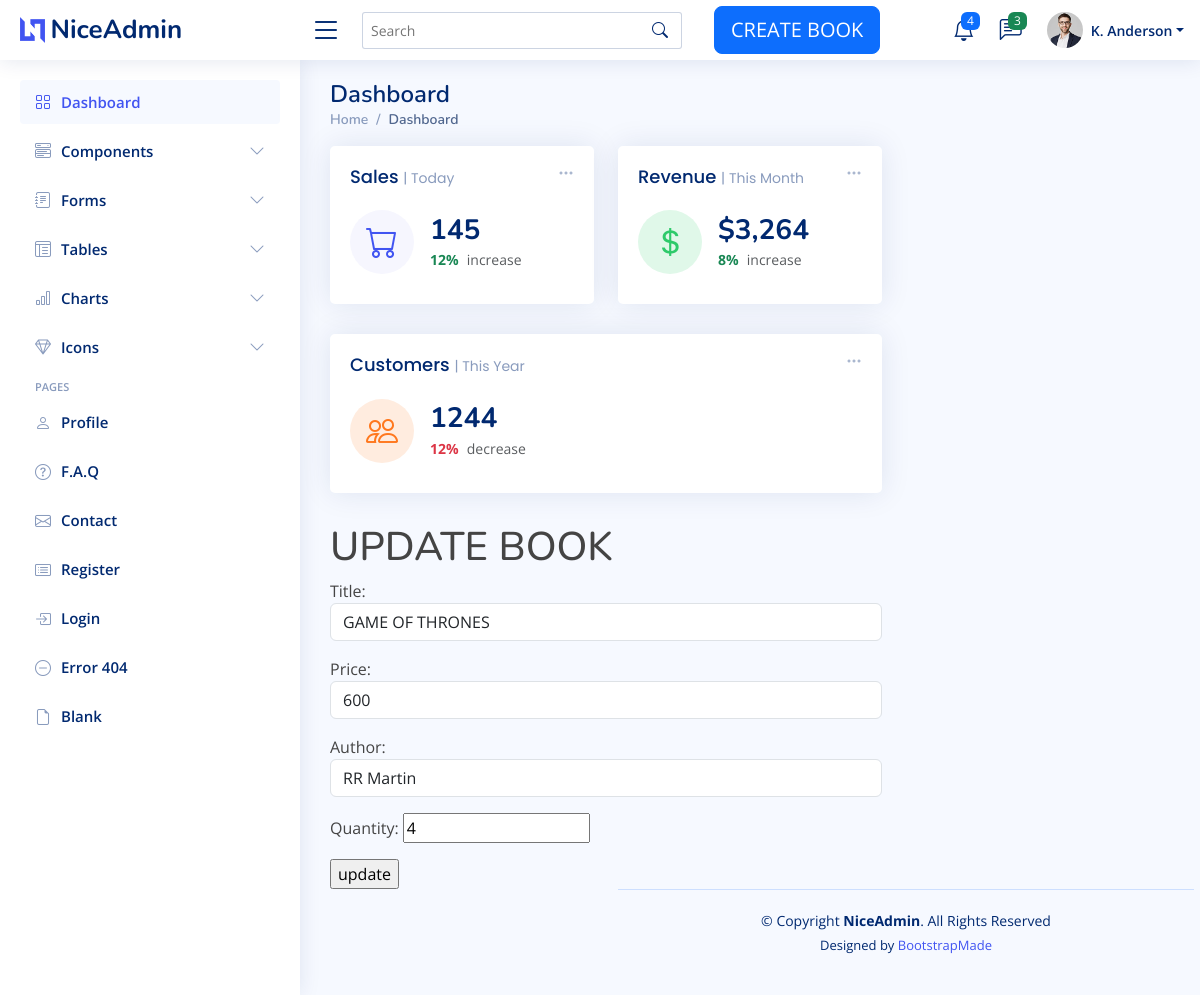
The app's page /update/1/ with its own data.
### bookapp/models.py (models this page shows, shortened)
class Book(models.Model):
    title=models.CharField(max_length=200,null=True)
    price=models.IntegerField(null=True)
    image=models.ImageField(upload_to='book_media')
    author=models.ForeignKey(Author, on_delete=models.CASCADE,null=True)
    quantity=models.IntegerField()

### bookapp/views.py (the view)
# urls.py: path('update/<int:book_id>/', views.updateBook, name='update'),
def updateBook(request, book_id):
   book=Book.objects.get(id=book_id)
   if request.method=='POST':
       form=BookForm(request.POST,request.FILES,instance=book)
       if form.is_valid():
           form.save()
           return redirect('listbook/')
   else:
       form=BookForm(instance=book)
   return render(request,'updateview.html',{'form':form})

### bookapp/form.py
class BookForm(forms.ModelForm):
    class Meta:
        model = Book
        fields = ['title', 'price', 'author','quantity']
        widgets = {
            'title': forms.TextInput(attrs={'class': 'form-control', 'placeholder': 'Enter the Book Name'}),
            'author': forms.Select(attrs={'class': 'form-control', 'placeholder': 'Enter the Book Author'}),
            'price': forms.NumberInput(attrs={'class': 'form-control', 'placeholder': 'Enter the Book Price'}),
        }

### bookapp/models.py (called while the page is built)
    def __str__(self):
        return '{}'.format(self.name)

### templates/updateview.html (shortened to what this page needs)
{% extends 'index.html' %}
{% load static %}
{% block content %}
        <h1>UPDATE BOOK</h1>
        <form action="" method="post">
            {{ form.as_p }}
            <input type="submit" value="update">
        </form>
{% endblock %}

### static/assets/css/style.css (style rules this page uses)
:root { scroll-behavior: smooth; }
body { font-family: "Open Sans", sans-serif; background: #f6f9ff; color: #444444; }
h1, h2, h3, h4, h5, h6 { font-family: "Nunito", sans-serif; }

### records on screen
Book: title "GAME OF THRONES", price "600", author "RR Martin", quantity "4"
